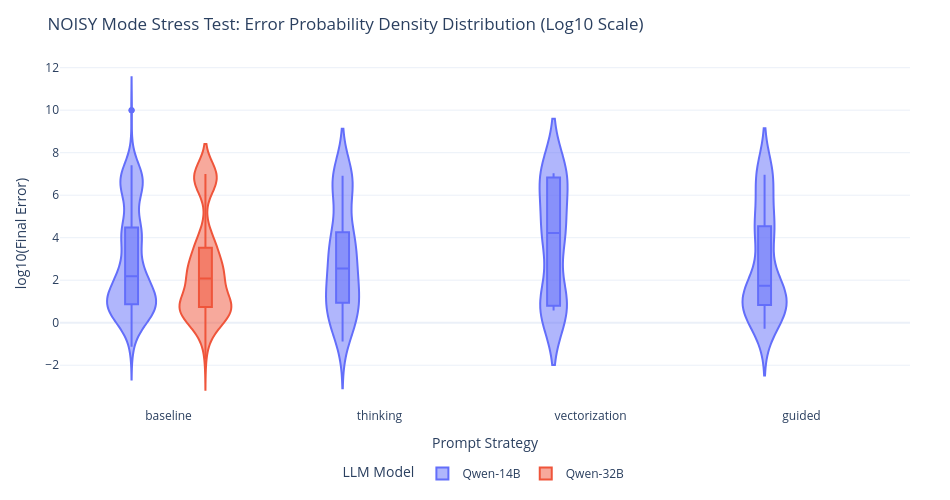

Notebook code cell kept with this figure:
### Markdown cell above
## 5. NOISY Mode Error Probability Density (Gaussian KDE / Violin)

### 🎯 Why we do this plot:
Under noisy evaluation, mean metrics can hide severe algorithmic failures. A **Violin Plot (Gaussian Kernel Density Estimate)** displays the *full probability distribution shape* — showing whether errors cluster tightly (robust) or scatter across multiple orders of magnitude (failed).

### 📖 How to read it:
- **Violin Shape / Width**: Represents the density curve of $\log_{10}(\text{final\_error})$. A wide shape at the bottom indicates consistent low errors; a top-heavy shape indicates widespread failure.
- **Box Plot (Inside)**: White line shows the median error; box represents the interquartile range (IQR).

### 💡 Key Takeaway:
Under noisy evaluation, convergence collapses to **0% across all strategies**. Error distributions widen dramatically into multi-modal, heavy-tailed shapes spanning from $10^{-1}$ to $10^6$, proving that noisy landscapes break standard LLM-generated heuristics.

### Code cell
# Plot 5: NOISY Mode Violin / KDE Error Density
df_noisy_iters = df_combined[(df_combined['mode'] == 'NOISY') & (df_combined['final_error'].notna())].copy()
df_noisy_iters['error_safe'] = df_noisy_iters['final_error'].apply(
    lambda x: 1e-12 if x <= 0 else (1e10 if np.isinf(x) or x > 1e10 else x)
)
df_noisy_iters['log_error'] = np.log10(df_noisy_iters['error_safe'])
df_noisy_iters['model_short'] = df_noisy_iters['llm_name'].apply(lambda x: 'Qwen-14B' if '14b' in x.lower() else 'Qwen-32B')

fig_p5 = px.violin(
    df_noisy_iters,
    x='prompt_strategy',
    y='log_error',
    color='model_short',
    box=True,
    points='outliers',
    title='NOISY Mode Stress Test: Error Probability Density Distribution (Log10 Scale)',
    labels={'prompt_strategy': 'Prompt Strategy', 'log_error': 'log10(Final Error)', 'model_short': 'LLM Model'}
)
apply_clean_layout(fig_p5, height=500, width=950)
fig_p5.show()

### Figure 1 — Plotly figure (JSON) as saved in the notebook; plotly's stock layout.template omitted (floating-point values rounded to 4 significant figures; data arrays with more than 128 entries replaced by an {"elided": "..."} marker saying what was removed)
{"data": [{"alignmentgroup": "True", "box": {"visible": true}, "hovertemplate": "LLM Model=Qwen-14B<br>Prompt Strategy=%{x}<br>log10(Final Error)=%{y}<extra></extra>", "legendgroup": "Qwen-14B", "marker": {"color": "#636efa"}, "name": "Qwen-14B", "offsetgroup": "Qwen-14B", "orientation": "v", "points": "outliers", "scalegroup": "True", "showlegend": true, "type": "violin", "x": {"elided": "579 str values"}, "x0": " ", "xaxis": "x", "y": {"elided": "579 float values"}, "y0": " ", "yaxis": "y"}, {"alignmentgroup": "True", "box": {"visible": true}, "hovertemplate": "LLM Model=Qwen-32B<br>Prompt Strategy=%{x}<br>log10(Final Error)=%{y}<extra></extra>", "legendgroup": "Qwen-32B", "marker": {"color": "#EF553B"}, "name": "Qwen-32B", "offsetgroup": "Qwen-32B", "orientation": "v", "points": "outliers", "scalegroup": "True", "showlegend": true, "type": "violin", "x": {"elided": "280 str values"}, "x0": " ", "xaxis": "x", "y": {"elided": "280 float values"}, "y0": " ", "yaxis": "y"}], "layout": {"height": 500, "legend": {"orientation": "h", "title": {"text": "LLM Model"}, "tracegroupgap": 0, "x": 0.5, "xanchor": "center", "y": -0.15, "yanchor": "top"}, "margin": {"b": 80, "l": 60, "r": 40, "t": 60}, "title": {"text": "NOISY Mode Stress Test: Error Probability Density Distribution (Log10 Scale)"}, "violinmode": "group", "width": 950, "xaxis": {"anchor": "y", "domain": [0, 1], "title": {"text": "Prompt Strategy"}}, "yaxis": {"anchor": "x", "domain": [0, 1], "title": {"text": "log10(Final Error)"}}}}
